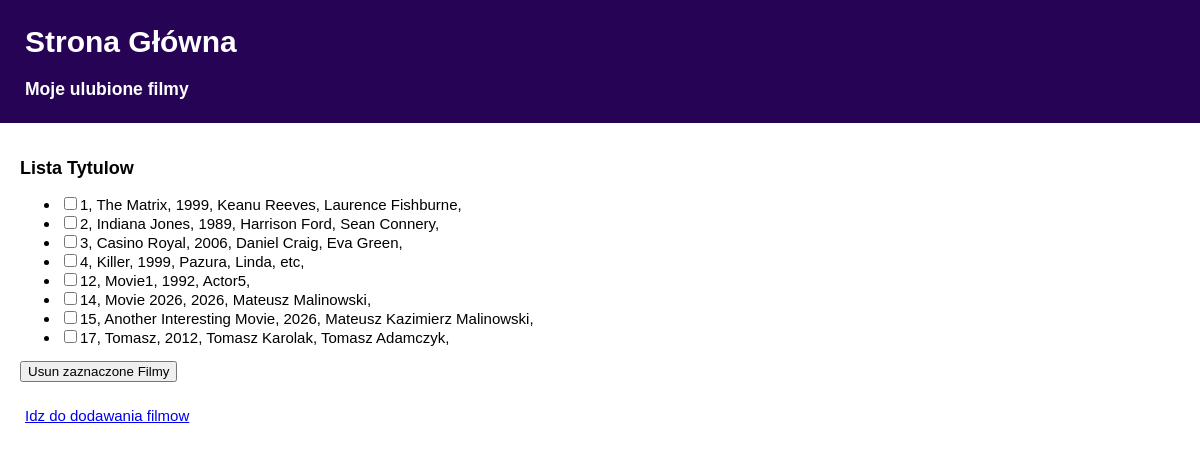
The page / on the database its author committed.
### tables this page shows
CREATE TABLE "movies" (ID INTEGER PRIMARY KEY, title TEXT, year INTEGER, actors TEXT);

### src/flask_project.py (the view)
@app.route("/", methods=['GET'])
def home():
    if request.method == 'GET':
        db = sqlite3.connect('movies.db')
        cursor = db.cursor()
        cursor.execute('SELECT * FROM movies')
        return render_template('home.html', movies = cursor)

### src/templates/home.html (shortened to what this page needs)
<!DOCTYPE html>
<head>
</head>
<body>
    <header>
        <div class="container">
            <h1><b>Strona Główna</b></h1>
            <h3><b>Moje ulubione filmy</b></h3>
        </div>
    </header>
    <main>
    	<div class="container">
            <h2>Lista Tytulow</h2>
            <form method="POST" action="/deleteMovies">
            <ul name="superlista">
            {% for movie in movies %}
                <li><input type="checkbox" name="moviesToRemove" value={{ movie[0]}}>{{ movie[0] }}, {{ movie[1] }}, {{ movie[2] }}, {{ movie[3] }},</li>
            {% endfor %}
            </ul>
            <input type = "submit", value="Usun zaznaczone Filmy">
            </form>
        </div>
      </main>
    <footer>
        <div class="container">
          <a href='/addMovies'>Idz do dodawania filmow</a>
        </div>
    </footer>
</body>
</html>

### src/templates/home.html (style rules this page uses)
body { font-family: Arial; margin: 0; font-size: 15px; }
header { padding-left: 25px; padding-top: 5px; padding-bottom: 5px; text-align: left; background: #270355; color: white; font-size: 15px; }
main { padding: 20px; text-align: left; background: #FFFFFF; color: graphite; font-size: 15px; }
footer { padding-left: 25px; padding-top: 5px; padding-bottom: 5px; text-align: left; color: white; font-size: 15px; }
h2 { font-size: 18px }

### rows shown on the page
movies: ID "1", title "The Matrix", year "1999", actors "Keanu Reeves, Laurence Fishburne"
movies: ID "2", title "Indiana Jones", year "1989", actors "Harrison Ford, Sean Connery"
movies: ID "3", title "Casino Royal", year "2006", actors "Daniel Craig, Eva Green"
movies: ID "4", title "Killer", year "1999", actors "Pazura, Linda, etc"
movies: ID "12", title "Movie1", year "1992", actors "Actor5"
movies: ID "14", title "Movie 2026", year "2026", actors "Mateusz Malinowski"
movies: ID "15", title "Another Interesting Movie", year "2026", actors "Mateusz Kazimierz Malinowski"
movies: ID "17", title "Tomasz", year "2012", actors "Tomasz Karolak, Tomasz Adamczyk"
